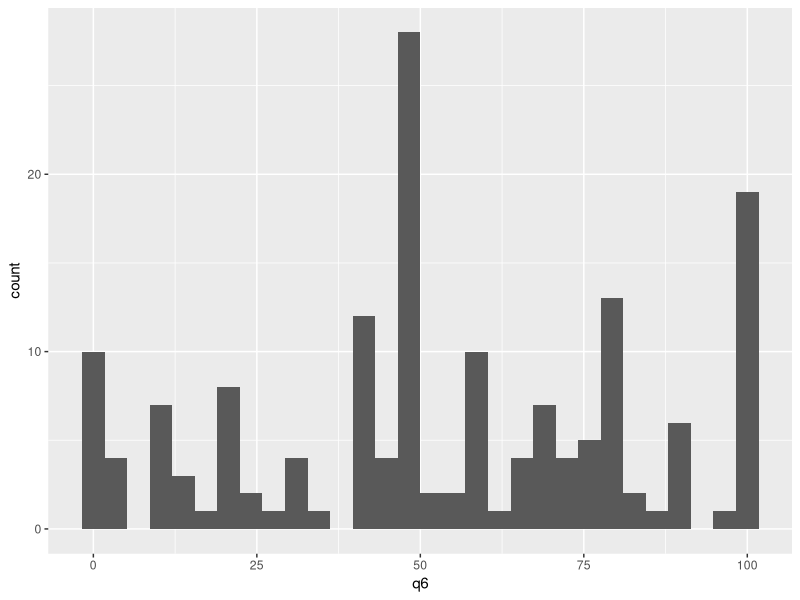

Reproduce this figure in R.
setwd("D:\\Dropbox\\My Projects\\Courses\\ST_R\\website\\meetings\\m4\\lab\\data")
data <- read.csv('data.csv')
library(ggplot2)
ggplot(data, aes(q6))+
  geom_histogram()
